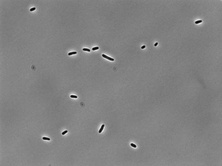
#> input picture E.coli_Phase.jpg, 222 x 166 px, shrunk from 1388 x 1040 before the run, given in place of cell membrane contour.png, which was not available
$ python E.ColiSuccessCopy_Dec09_2022.py
#> lines starting #> are read from the running program, lines starting #| are printed output that depends on the picture; after the words box and inside, x2 and y2 are one past the last pixel; in counts of white or black regions, pixels touching at a corner belong together; pictures that were not available may be replaced by others from this repository, and a replacement may not be noted
import math
import numpy as np
import matplotlib.pyplot as plt
import plotly
import plotly.express as px
import plotly.graph_objects as go
import skimage.io
from skimage.draw import (line, polygon, disk,
                          circle_perimeter,
                          ellipse, ellipse_perimeter,
                          bezier_curve)
from skimage import (color,measure,exposure)
from skimage.measure import label, regionprops, find_contours
import cv2
#import seaborn as sns
from sympy import centroid
import pandas as pd
from PIL import Image

#Open image with traditional way
img = Image.open("Z:/CodeCluster/DingPic2022Dec/cell membrane contour.png")
#> img is the input picture: PIL image 222x166 RGB; min 0, max 234, mean 129.6
mask_labels = label(np.asarray(img))
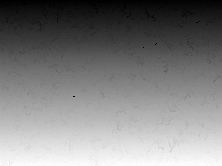
#> mask_labels: shape (166, 222, 3) int64; min 0, max 15737, mean 7886.7; drawn with min black and max white

#Define interested region properties
props = regionprops(mask_labels)
#> props = 15737 regions

img_copy = np.asarray(img)
for prop in props:
    if prop.bbox_area > 0:
        cv2.rectangle(img_copy, (prop.bbox[1], prop.bbox[0]), (prop.bbox[3], prop.bbox[2]), (145, 0, 0), 2)

fig, (ax1, ax2, ax3) = plt.subplots(1, 3)
ax1.imshow(img)
ax1.set_title('Image')
ax2.set_title('Mask')
ax3.set_title('Image with derived bounding box')
ax2.imshow(img, cmap='gray')
ax3.imshow(img_copy)
plt.show()
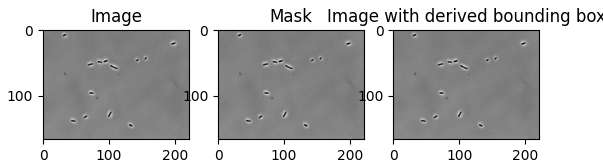
#> figure drawn by matplotlib, 3 panels


#Open image with skimage way
phase_im = skimage.io.imread('Z:/CodeCluster/SampleMicroPics/E.Coli1.jpg')
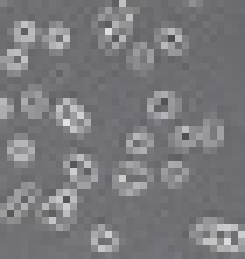
#> input picture E.Coli1.jpg, 35 x 37 px, shrunk from 220 x 229 before the run, found by its file name (shown 7 times larger)
#> phase_im is the input picture: shape (37, 35, 3); mean R, G, B 122.1, 121.4, 125.5
imGray = color.rgb2gray(phase_im)

# Set the colormap for data display.
gray = plt.cm.Greys_r


phase_im2 = skimage.io.imread('Z:/CodeCluster/SampleMicroPics/E.Coli2.jpg')
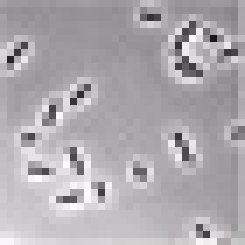
#> input picture E.Coli2.jpg, 35 x 35 px, shrunk from 219 x 218 before the run, found by its file name (shown 7 times larger)
#> phase_im2 is the input picture: shape (35, 35, 3); mean R, G, B 174.8, 170.3, 175.8
imGray2 = color.rgb2gray(phase_im2)


def normalize_im(im):
    """
    Normalizes a given image such that the values range between 0 and 1.

    Parameters
    ----------
    im : 2d-array
        Image to be normalized.

    Returns
    -------
    im_norm: 2d-array
        Normalized image ranging from 0.0 to 1.0. Note that this is now
        a floating point image and not an unsigned integer array.
    """
    im_norm = (im - im.min()) / (im.max() - im.min())
    return im_norm

# Normalize both images.
phase_norm1 = normalize_im(imGray)
phase_norm2 = normalize_im(imGray2)

# Generate both histograms.
hist_norm1, bins_norm1 = skimage.exposure.histogram(phase_norm1)
#> hist_norm1 = 256 values, max 108 at index 56, min 0 at index 1, mean 5.06; bins_norm1 = 256 values from 0.00195 to 0.998
hist_norm2, bins_norm2 = skimage.exposure.histogram(phase_norm2)
#> hist_norm2 = 256 values, max 37 at index 146, min 0 at index 1, mean 4.79; bins_norm2 = 256 values from 0.00195 to 0.998

# Plot both histograms on the same set of axes.
plt.plot(bins_norm1, hist_norm1, label='image 1', linewidth=1,color = 'green',alpha = 0.8)
plt.plot(bins_norm2, hist_norm2, label='image 2', linewidth=1,color = 'blue',alpha = 0.5)

# Add labels as expected.
plt.xlabel('normalized pixel value (a.u.)')
plt.ylabel('count')
plt.legend()


# Apply ANN to find suitable threshold.
#
#
#

# Apply the threshold.
thresh_val = 0.35
thresh_im1 = phase_norm1 < thresh_val
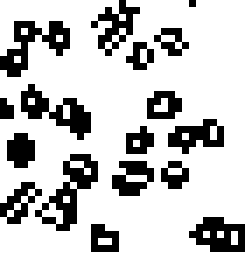
#> thresh_im1: shape (37, 35) bool (shown 7 times larger); 77.2% white; black in thin lines or dots
thresh_im2 = phase_norm2 < thresh_val
#> thresh_im2: shape (35, 35) bool; 3.4% white in thin lines or dots, all inside (x1, y1, x2, y2) = (1, 2, 34, 34)

# Set up the axes for plotting.
fig, ax = plt.subplots(nrows=1, ncols=2)
# This generates a single row of images with two columns and assigns them to
# a variable `ax`.

# Plot the first image
ax[0].imshow(thresh_im1, cmap=gray)
ax[0].set_title('image 1')

# Plot the second image.
ax[1].imshow(thresh_im2, cmap=gray)
ax[1].set_title('image 2')


# Make copies of each normalized phase image.
phase_copy1 = np.copy(phase_norm1)
phase_copy2 = np.copy(phase_norm2)

# Using the segmentation masks, color the pixels with a value of 1.0 wherever a
# segmented object exists.
phase_copy1[thresh_im1] = 1.0
phase_copy2[thresh_im2] = 1.0
#> phase_copy2: shape (35, 35) float64; min 0.358, max 1, mean 0.669

# Make an RGB image of the segmentation by generating a three dimensional array.
rgb_image1 = np.dstack((phase_copy1, phase_norm1, phase_norm1))
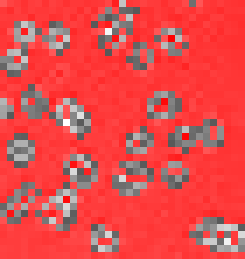
#> rgb_image1: shape (37, 35, 3) float64 (shown 7 times larger); mean of channels 0, 1, 2 0.894, 0.298, 0.298; drawn as R, G, B
rgb_image2 = np.dstack((phase_copy2, phase_norm2, phase_norm2))

# Show both images again using a subplot. Since these are RGB, we won't need to
# use a colormap.
fig, ax = plt.subplots(nrows=1, ncols=2)
ax[0].imshow(rgb_image1)
ax[0].set_title('image 1')
ax[1].imshow(rgb_image2)
ax[1].set_title('image 2')


#Choose one from image1 or image2

# Label each individual cell.
im_lab, num_obj = skimage.measure.label(thresh_im2, return_num=True)
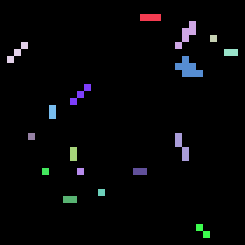
#> im_lab: shape (35, 35) int32 (shown 7 times larger); 18 distinct labels, from 0 to 17; one colour per label, 0 black
#> num_obj = 17

# Print out how many we identified. By eye, we expect around 25.
print("Number of objects found: %s" %num_obj)
#| Number of objects found: 17

#read data from binary image
props = skimage.measure.regionprops_table(im_lab,
                            properties=['label','area',
                                        'extent','solidity',
                                        'coords','centroid',
                                        'eccentricity',
                                        'extent','perimeter',
                                        'feret_diameter_max',
                                        'major_axis_length','minor_axis_length',
                                        'orientation','eccentricity',
                                        'euler_number'])
#> props = 14 items
#Save result to csv file
props_table = pd.DataFrame(props)
#> props_table = table of 17 rows and 14 columns
#> (the run stopped early here; a loop or call above may not have finished)
